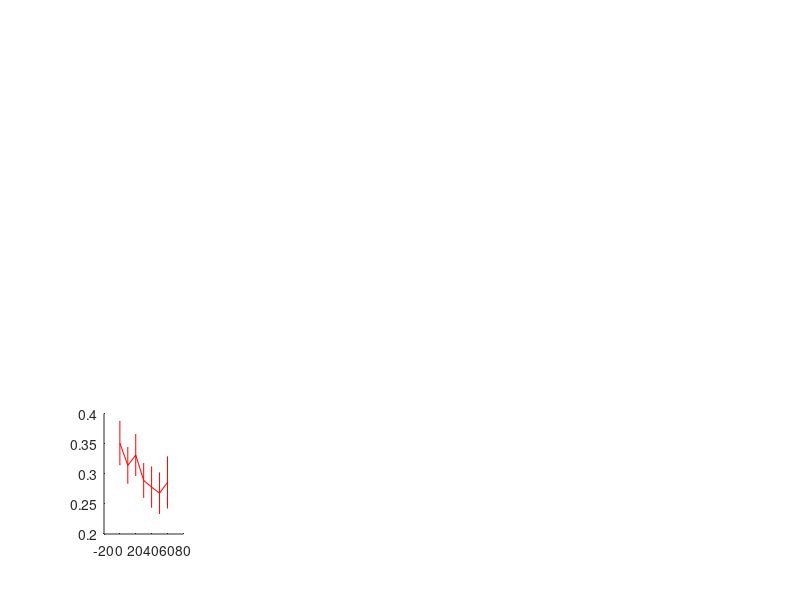

The MATLAB script that drew this image: (Note: this script raises an error after producing the figure.)
%%% Producing Figure 4.7 in the thesis, chapter 4

%%% Pathogen extinction time plots with error bars, for varying model
%%% parameters

%%% This script is used in conjuction with the similarly named script found
%%% for SIR

%%% Run the SIR script followed by this

z = 1.96;    %95% confidence interval
bF = 0:10:60;
bD = (0:6)/20;
gam = 5:5:80;
kap = 10:10:160;
eps = 0:0.05:1;
T = 500;

%%%plots 1-6 varying betaF: ODD (c=0,epsilon=0.5) EVEN (c=0.5,epsilon=0.5)
%%% 7-12 varying betaD: ODD (c=0,epsilon=0.5) EVEN (c=0.5,epsilon=0.5)
%%% 13-18 varying gamma: ODD (c=0,epsilon=0.5) EVEN (c=0.5,epsilon=0.5)
%%% 19-24 varying kappa: ODD (c=0,epsilon=0.5) EVEN (c=0.5,epsilon=0.5)
%%% 25-27 varying epsilon: C=0.5

%% #1:                      beta_F

load('SICRc0Eps05betaFAlpha80it100t500.mat')
sz = size(minorextinct);
avgmin = zeros(1, sz(2)); 
cimin = zeros(1, sz(2));
for i = 1:sz(2)
    nzmin = nonzeros(minorextinct(:,i));  %all nonzero extinction times from a minor outbreak
    
    up2 = find(nzmin > T); %ignoring all extinction times greater than T
    nzmin(up2) = [];
   
    if length(nzmin) > 0.5*sz(1)  %finding the mean and CI for minor outbreaks
        avgmin(i) = mean(nzmin);
        cimin(i) = z*std(nzmin)/sqrt(length(nzmin));
    end
end
g = find(avgmin>0);

subplot(3,5,11)
if isempty(g) == 0
    errorbar(bF(g), avgmin(g), cimin(g), 'r-', 'LineWidth', 0.5)
    hold on
end
ylim([0 4])
xticks([0 20 40 60])
xlabel('\beta_F', 'FontSize',15)
hold on

%% #2
load('SICRc05betaFAlpha80it100t500.mat')
sz = size(minorextinct);
avgmin = zeros(1, sz(2)); 
cimin = zeros(1, sz(2));
for i = 1:sz(2)
    nzmin = nonzeros(minorextinct(:,i));  %all nonzero extinction times from a minor outbreak
    
    up2 = find(nzmin > T); %ignoring all extinction times greater than T
    nzmin(up2) = [];
   
    if length(nzmin) > 0.5*sz(1)  %finding the mean and CI for minor outbreaks
        avgmin(i) = mean(nzmin);
        cimin(i) = z*std(nzmin)/sqrt(length(nzmin));
    end
end
g = find(avgmin>0);

subplot(3,5,11)
if isempty(g) == 0
    errorbar(bF(g), avgmin(g), cimin(g), 'b-', 'LineWidth', 0.5)
    hold on
end
ylim([0 4])
xticks([0 20 40 60])
hold off



%% #3
load('SICRc0Eps05betaFAlpha40it100t500.mat')
sz = size(minorextinct);
avgmin = zeros(1, sz(2)); 
cimin = zeros(1, sz(2));
for i = 1:sz(2)
    nzmin = nonzeros(minorextinct(:,i));  %all nonzero extinction times from a minor outbreak
    
    up2 = find(nzmin > T); %ignoring all extinction times greater than T
    nzmin(up2) = [];
   
    if length(nzmin) > 0.5*sz(1)  %finding the mean and CI for minor outbreaks
        avgmin(i) = mean(nzmin);
        cimin(i) = z*std(nzmin)/sqrt(length(nzmin));
    end
end
g = find(avgmin>0);

subplot(3,5,6)
if isempty(g) == 0
    errorbar(bF(g), avgmin(g), cimin(g), 'r-', 'LineWidth', 0.5)
    hold on
end
ylim([0 4])
xticks([0 20 40 60])
xticklabels([])
ylabel({'Mean time to pathogen extinction, \tau',''},'FontSize',18)
hold on

%% #4
load('SICRc05betaFAlpha40it100t500.mat')
sz = size(minorextinct);
avgmin = zeros(1, sz(2)); 
cimin = zeros(1, sz(2));
for i = 1:sz(2)
    nzmin = nonzeros(minorextinct(:,i));  %all nonzero extinction times from a minor outbreak
    
    up2 = find(nzmin > T); %ignoring all extinction times greater than T
    nzmin(up2) = [];
   
    if length(nzmin) > 0.5*sz(1)  %finding the mean and CI for minor outbreaks
        avgmin(i) = mean(nzmin);
        cimin(i) = z*std(nzmin)/sqrt(length(nzmin));
    end
end
g = find(avgmin>0);

subplot(3,5,6)
if isempty(g) == 0
    errorbar(bF(g), avgmin(g), cimin(g), 'b-', 'LineWidth', 0.5)
    hold on
end
ylim([0 4])
xticks([0 20 40 60])
xticklabels([])
hold on


%% #5
load('SICRc0Eps05betaFAlpha1it100t500.mat')
sz = size(minorextinct);
avgmin = zeros(1, sz(2)); 
cimin = zeros(1, sz(2));
for i = 1:sz(2)
    nzmin = nonzeros(minorextinct(:,i));  %all nonzero extinction times from a minor outbreak
    
    up2 = find(nzmin > T); %ignoring all extinction times greater than T
    nzmin(up2) = [];
   
    if length(nzmin) > 0.5*sz(1)  %finding the mean and CI for minor outbreaks
        avgmin(i) = mean(nzmin);
        cimin(i) = z*std(nzmin)/sqrt(length(nzmin));
    end
end
g = find(avgmin>0);

subplot(3,5,1)
if isempty(g) == 0
    errorbar(bF(g), avgmin(g), cimin(g), 'r-', 'LineWidth', 0.5)
    hold on
end
ylim([0 4])
xticks([0 20 40 60])
xticklabels([])
hold on

%% #6
load('SICRc05betaFAlpha1it100t500.mat')
sz = size(minorextinct);
avgmin = zeros(1, sz(2)); 
cimin = zeros(1, sz(2));
for i = 1:sz(2)
    nzmin = nonzeros(minorextinct(:,i));  %all nonzero extinction times from a minor outbreak
    
    up2 = find(nzmin > T); %ignoring all extinction times greater than T
    nzmin(up2) = [];
   
    if length(nzmin) > 0.5*sz(1)  %finding the mean and CI for minor outbreaks
        avgmin(i) = mean(nzmin);
        cimin(i) = z*std(nzmin)/sqrt(length(nzmin));
    end
end
g = find(avgmin>0);

subplot(3,5,1)
if isempty(g) == 0
    errorbar(bF(g), avgmin(g), cimin(g), 'b-', 'LineWidth', 0.5)
    hold on
end
ylim([0 4])
xticks([0 20 40 60])
xticklabels([])
hold on

%% #7                           Beta_D
load('SICRc0Eps05betaDAlpha80it100t500.mat')
sz = size(minorextinct);
avgmin = zeros(1, sz(2));
cimin = zeros(1, sz(2));  
for i = 1:sz(2)
    nzmin = nonzeros(minorextinct(:,i));  %all nonzero extinction times from a minor outbreak

    up2 = find(nzmin > T); %ignoring all extinction times greater than T
    nzmin(up2) = [];    

    if length(nzmin) > 0.5*sz(1)  %finding the mean and CI for minor outbreaks
        avgmin(i) = mean(nzmin);
        cimin(i) = z*std(nzmin)/sqrt(length(nzmin));
    end
end
g = find(avgmin>0);

subplot(3,5,12)
if isempty(g) == 0
    errorbar(bD(g), avgmin(g), cimin(g), 'r-', 'LineWidth', 0.5)
    hold on
end
ylim([0 4])
xlim([0.05 0.3])
xticks([0.1 0.2 0.3])
xlabel('\beta_D', 'FontSize',15)

%% #8 
load('SICRc05betaDAlpha80it100t500.mat')
sz = size(minorextinct);
avgmin = zeros(1, sz(2));
cimin = zeros(1, sz(2));  
for i = 1:sz(2)
    nzmin = nonzeros(minorextinct(:,i));  %all nonzero extinction times from a minor outbreak

    up2 = find(nzmin > T); %ignoring all extinction times greater than T
    nzmin(up2) = [];    

    if length(nzmin) > 0.5*sz(1)  %finding the mean and CI for minor outbreaks
        avgmin(i) = mean(nzmin);
        cimin(i) = z*std(nzmin)/sqrt(length(nzmin));
    end
end
g = find(avgmin>0);

subplot(3,5,12)
if isempty(g) == 0
    errorbar(bD(g), avgmin(g), cimin(g), 'b-', 'LineWidth', 0.5)
    hold on
end
ylim([0 4])
xlim([0.05 0.3])
xticks([0.1 0.2 0.3])


%% #9 
load('SICRc0Eps05betaDAlpha40it100t500.mat')
sz = size(minorextinct);
avgmin = zeros(1, sz(2));
cimin = zeros(1, sz(2));  
for i = 1:sz(2)
    nzmin = nonzeros(minorextinct(:,i));  %all nonzero extinction times from a minor outbreak

    up2 = find(nzmin > T); %ignoring all extinction times greater than T
    nzmin(up2) = [];    

    if length(nzmin) > 0.5*sz(1)  %finding the mean and CI for minor outbreaks
        avgmin(i) = mean(nzmin);
        cimin(i) = z*std(nzmin)/sqrt(length(nzmin));
    end
end
g = find(avgmin>0);

subplot(3,5,7)
if isempty(g) == 0
    errorbar(bD(g), avgmin(g), cimin(g), 'r-', 'LineWidth', 0.5)
    hold on
end
ylim([0 4])
xlim([0.05 0.3])
xticks([0.1 0.2 0.3])
xticklabels([])

%% #10 
load('SICRc05betaDAlpha40it100t500.mat')
sz = size(minorextinct);
avgmin = zeros(1, sz(2));
cimin = zeros(1, sz(2));  
for i = 1:sz(2)
    nzmin = nonzeros(minorextinct(:,i));  %all nonzero extinction times from a minor outbreak

    up2 = find(nzmin > T); %ignoring all extinction times greater than T
    nzmin(up2) = [];    

    if length(nzmin) > 0.5*sz(1)  %finding the mean and CI for minor outbreaks
        avgmin(i) = mean(nzmin);
        cimin(i) = z*std(nzmin)/sqrt(length(nzmin));
    end
end
g = find(avgmin>0);

subplot(3,5,7)
if isempty(g) == 0
    errorbar(bD(g), avgmin(g), cimin(g), 'b-', 'LineWidth', 0.5)
    hold on
end
ylim([0 4])
xlim([0.05 0.3])
xticks([0.1 0.2 0.3])
xticklabels([])



%% #11 
load('SICRc0Eps05betaDAlpha1it100t500.mat')
sz = size(minorextinct);
avgmin = zeros(1, sz(2));
cimin = zeros(1, sz(2));  
for i = 1:sz(2)
    nzmin = nonzeros(minorextinct(:,i));  %all nonzero extinction times from a minor outbreak

    up2 = find(nzmin > T); %ignoring all extinction times greater than T
    nzmin(up2) = [];    

    if length(nzmin) > 0.5*sz(1)  %finding the mean and CI for minor outbreaks
        avgmin(i) = mean(nzmin);
        cimin(i) = z*std(nzmin)/sqrt(length(nzmin));
    end
end
g = find(avgmin>0);

subplot(3,5,2)
if isempty(g) == 0
    errorbar(bD(g), avgmin(g), cimin(g), 'r-', 'LineWidth', 0.5)
    hold on
end
ylim([0 4])
xlim([0.05 0.3])
xticks([0.1 0.2 0.3])
xticklabels([])

%% #12 
load('SICRc05betaDAlpha1it100t500.mat')
sz = size(minorextinct);
avgmin = zeros(1, sz(2));
cimin = zeros(1, sz(2));  
for i = 1:sz(2)
    nzmin = nonzeros(minorextinct(:,i));  %all nonzero extinction times from a minor outbreak

    up2 = find(nzmin > T); %ignoring all extinction times greater than T
    nzmin(up2) = [];    

    if length(nzmin) > 0.5*sz(1)  %finding the mean and CI for minor outbreaks
        avgmin(i) = mean(nzmin);
        cimin(i) = z*std(nzmin)/sqrt(length(nzmin));
    end
end
g = find(avgmin>0);

subplot(3,5,2)
if isempty(g) == 0
    errorbar(bD(g), avgmin(g), cimin(g), 'b-', 'LineWidth', 0.5)
    hold on
end
ylim([0 4])
xlim([0.05 0.3])
xticks([0.1 0.2 0.3])
xticklabels([])

%% #13                              Gamma
load('SICRc0Eps05gammaAlpha80it100t500.mat')
sz = size(minorextinct);
avgmin = zeros(1, sz(2));
cimin = zeros(1, sz(2)); 
for i = 1:sz(2)
    nzmin = nonzeros(minorextinct(:,i));  %all nonzero extinction times from a minor outbreak
    
    up2 = find(nzmin > T); %ignoring all extinction times greater than T
    nzmin(up2) = [];

    if length(nzmin) > 0.5*sz(1)  %finding the mean and CI for minor outbreaks
        avgmin(i) = mean(nzmin);
        cimin(i) = z*std(nzmin)/sqrt(length(nzmin));
    end
end
g = find(avgmin>0);

subplot(3,5,13)
if isempty(g) == 0
    errorbar(gam(g), avgmin(g), cimin(g), 'r-', 'LineWidth', 0.5)
    hold on
end
ylim([0 5])
xlim([0 80])
xticks([0 20 40 60 80])
xlabel('\gamma', 'FontSize',15)

%% #14
load('SICRc05gammaAlpha80it100t500.mat')
sz = size(minorextinct);
avgmin = zeros(1, sz(2));
cimin = zeros(1, sz(2)); 
for i = 1:sz(2)
    nzmin = nonzeros(minorextinct(:,i));  %all nonzero extinction times from a minor outbreak
    
    up2 = find(nzmin > T); %ignoring all extinction times greater than T
    nzmin(up2) = [];

    if length(nzmin) > 0.5*sz(1)  %finding the mean and CI for minor outbreaks
        avgmin(i) = mean(nzmin);
        cimin(i) = z*std(nzmin)/sqrt(length(nzmin));
    end
end
g = find(avgmin>0);

subplot(3,5,13)
if isempty(g) == 0
    errorbar(gam(g), avgmin(g), cimin(g), 'b-', 'LineWidth', 0.5)
    hold on
end
ylim([0 5])
xlim([0 80])
xticks([0 20 40 60 80])

%% #15
load('SICRc0Eps05gammaAlpha40it100t500.mat')
sz = size(minorextinct);
avgmin = zeros(1, sz(2));
cimin = zeros(1, sz(2)); 
for i = 1:sz(2)
    nzmin = nonzeros(minorextinct(:,i));  %all nonzero extinction times from a minor outbreak
    
    up2 = find(nzmin > T); %ignoring all extinction times greater than T
    nzmin(up2) = [];

    if length(nzmin) > 0.5*sz(1)  %finding the mean and CI for minor outbreaks
        avgmin(i) = mean(nzmin);
        cimin(i) = z*std(nzmin)/sqrt(length(nzmin));
    end
end
g = find(avgmin>0);

subplot(3,5,8)
if isempty(g) == 0
    errorbar(gam(g), avgmin(g), cimin(g), 'r-', 'LineWidth', 0.5)
    hold on
end
ylim([0 5])
xlim([0 80])
xticks([0 20 40 60 80])
xticklabels([])

%% #16
load('SICRc05gammaAlpha40it100t500.mat')
sz = size(minorextinct);
avgmin = zeros(1, sz(2));
cimin = zeros(1, sz(2)); 
for i = 1:sz(2)
    nzmin = nonzeros(minorextinct(:,i));  %all nonzero extinction times from a minor outbreak
    
    up2 = find(nzmin > T); %ignoring all extinction times greater than T
    nzmin(up2) = [];

    if length(nzmin) > 0.5*sz(1)  %finding the mean and CI for minor outbreaks
        avgmin(i) = mean(nzmin);
        cimin(i) = z*std(nzmin)/sqrt(length(nzmin));
    end
end
g = find(avgmin>0);

subplot(3,5,8)
if isempty(g) == 0
    errorbar(gam(g), avgmin(g), cimin(g), 'b-', 'LineWidth', 0.5)
    hold on
end
ylim([0 5])
xlim([0 80])
xticks([0 20 40 60 80])
xticklabels([])

%% #17
load('SICRc0Eps05gammaAlpha1it100t500.mat')
sz = size(minorextinct);
avgmin = zeros(1, sz(2));
cimin = zeros(1, sz(2)); 
for i = 1:sz(2)
    nzmin = nonzeros(minorextinct(:,i));  %all nonzero extinction times from a minor outbreak
    
    up2 = find(nzmin > T); %ignoring all extinction times greater than T
    nzmin(up2) = [];

    if length(nzmin) > 0.5*sz(1)  %finding the mean and CI for minor outbreaks
        avgmin(i) = mean(nzmin);
        cimin(i) = z*std(nzmin)/sqrt(length(nzmin));
    end
end
g = find(avgmin>0);

subplot(3,5,3)
if isempty(g) == 0
    errorbar(gam(g), avgmin(g), cimin(g), 'r-', 'LineWidth', 0.5)
    hold on
end
ylim([0 5])
xlim([0 80])
xticks([0 20 40 60 80])
xticklabels([])

%% #18
load('SICRc05gammaAlpha1it100t500.mat')
sz = size(minorextinct);
avgmin = zeros(1, sz(2));
cimin = zeros(1, sz(2)); 
for i = 1:sz(2)
    nzmin = nonzeros(minorextinct(:,i));  %all nonzero extinction times from a minor outbreak
    
    up2 = find(nzmin > T); %ignoring all extinction times greater than T
    nzmin(up2) = [];

    if length(nzmin) > 0.5*sz(1)  %finding the mean and CI for minor outbreaks
        avgmin(i) = mean(nzmin);
        cimin(i) = z*std(nzmin)/sqrt(length(nzmin));
    end
end
g = find(avgmin>0);

subplot(3,5,3)
if isempty(g) == 0
    errorbar(gam(g), avgmin(g), cimin(g), 'b-', 'LineWidth', 0.5)
    hold on
end
ylim([0 5])
xlim([0 80])
xticks([0 20 40 60 80])
xticklabels([])

%% #19                               Kappa
load('SICRc0Eps05kappaAlpha80it100t500.mat')
sz = size(minorextinct);
avgmin = zeros(1, sz(2));
cimin = zeros(1, sz(2)); 
for i = 1:sz(2)
    nzmin = nonzeros(minorextinct(:,i));  %all nonzero extinction times from a minor outbreak
    
    up2 = find(nzmin > T); %ignoring all extinction times greater than T
    nzmin(up2) = [];

    if length(nzmin) > 0.5*sz(1)  %finding the mean and CI for minor outbreaks
        avgmin(i) = mean(nzmin);
        cimin(i) = z*std(nzmin)/sqrt(length(nzmin));
    end
end
g = find(avgmin>0);

subplot(3,5,14)
if isempty(g) == 0
    errorbar(kap(g), avgmin(g), cimin(g), 'r-', 'LineWidth', 0.5)
    hold on
end
ylim([0 5])
xlim([0 160])
xticks([0 40 80 120 160])
xlabel('\kappa', 'FontSize',15)

%% #20
load('SICRc05kappaAlpha80it100t500.mat')
sz = size(minorextinct);
avgmin = zeros(1, sz(2));
cimin = zeros(1, sz(2)); 
for i = 1:sz(2)
    nzmin = nonzeros(minorextinct(:,i));  %all nonzero extinction times from a minor outbreak
    
    up2 = find(nzmin > T); %ignoring all extinction times greater than T
    nzmin(up2) = [];

    if length(nzmin) > 0.5*sz(1)  %finding the mean and CI for minor outbreaks
        avgmin(i) = mean(nzmin);
        cimin(i) = z*std(nzmin)/sqrt(length(nzmin));
    end
end
g = find(avgmin>0);

subplot(3,5,14)
if isempty(g) == 0
    errorbar(kap(g), avgmin(g), cimin(g), 'b-', 'LineWidth', 0.5)
    hold on
end
ylim([0 5])
xlim([0 160])
xticks([0 40 80 120 160])

%% #21
load('SICRc0Eps05kappaAlpha40it100t500.mat')
sz = size(minorextinct);
avgmin = zeros(1, sz(2));
cimin = zeros(1, sz(2)); 
for i = 1:sz(2)
    nzmin = nonzeros(minorextinct(:,i));  %all nonzero extinction times from a minor outbreak
    
    up2 = find(nzmin > T); %ignoring all extinction times greater than T
    nzmin(up2) = [];

    if length(nzmin) > 0.5*sz(1)  %finding the mean and CI for minor outbreaks
        avgmin(i) = mean(nzmin);
        cimin(i) = z*std(nzmin)/sqrt(length(nzmin));
    end
end
g = find(avgmin>0);

subplot(3,5,9)
if isempty(g) == 0
    errorbar(kap(g), avgmin(g), cimin(g), 'r-', 'LineWidth', 0.5)
    hold on
end
ylim([0 5])
xlim([0 160])
xticks([0 40 80 120 160])
xticklabels([])

%% #22
load('SICRc05kappaAlpha40it100t500.mat')
sz = size(minorextinct);
avgmin = zeros(1, sz(2));
cimin = zeros(1, sz(2)); 
for i = 1:sz(2)
    nzmin = nonzeros(minorextinct(:,i));  %all nonzero extinction times from a minor outbreak
    
    up2 = find(nzmin > T); %ignoring all extinction times greater than T
    nzmin(up2) = [];

    if length(nzmin) > 0.5*sz(1)  %finding the mean and CI for minor outbreaks
        avgmin(i) = mean(nzmin);
        cimin(i) = z*std(nzmin)/sqrt(length(nzmin));
    end
end
g = find(avgmin>0);

subplot(3,5,9)
if isempty(g) == 0
    errorbar(kap(g), avgmin(g), cimin(g), 'b-', 'LineWidth', 0.5)
    hold on
end
ylim([0 5])
xlim([0 160])
xticks([0 40 80 120 160])
xticklabels([])

%% #23
load('SICRc0Eps05kappaAlpha1it100t500.mat')
sz = size(minorextinct);
avgmin = zeros(1, sz(2));
cimin = zeros(1, sz(2)); 
for i = 1:sz(2)
    nzmin = nonzeros(minorextinct(:,i));  %all nonzero extinction times from a minor outbreak
    
    up2 = find(nzmin > T); %ignoring all extinction times greater than T
    nzmin(up2) = [];

    if length(nzmin) > 0.5*sz(1)  %finding the mean and CI for minor outbreaks
        avgmin(i) = mean(nzmin);
        cimin(i) = z*std(nzmin)/sqrt(length(nzmin));
    end
end
g = find(avgmin>0);

subplot(3,5,4)
if isempty(g) == 0
    errorbar(kap(g), avgmin(g), cimin(g), 'r-', 'LineWidth', 0.5)
    hold on
end
ylim([0 5])
xlim([0 160])
xticks([0 40 80 120 160])
xticklabels([])

%% #24
load('SICRc05kappaAlpha1it100t500.mat')
sz = size(minorextinct);
avgmin = zeros(1, sz(2));
cimin = zeros(1, sz(2)); 
for i = 1:sz(2)
    nzmin = nonzeros(minorextinct(:,i));  %all nonzero extinction times from a minor outbreak
    
    up2 = find(nzmin > T); %ignoring all extinction times greater than T
    nzmin(up2) = [];

    if length(nzmin) > 0.5*sz(1)  %finding the mean and CI for minor outbreaks
        avgmin(i) = mean(nzmin);
        cimin(i) = z*std(nzmin)/sqrt(length(nzmin));
    end
end
g = find(avgmin>0);

subplot(3,5,4)
if isempty(g) == 0
    errorbar(kap(g), avgmin(g), cimin(g), 'b-', 'LineWidth', 0.5)
    hold on
end
ylim([0 5])
xlim([0 160])
xticks([0 40 80 120 160])
xticklabels([])

%% #25                               Epsilon
T=1000;
load('SICRc05epsilonAlpha80it100t1000.mat')
sz = size(minorextinct);
avgmin = zeros(1, sz(2));
cimin = zeros(1, sz(2)); 
for i = 1:sz(2)
    nzmin = nonzeros(minorextinct(:,i));  %all nonzero extinction times from a minor outbreak
    
    up2 = find(nzmin > T); %ignoring all extinction times greater than T
    nzmin(up2) = [];

    if length(nzmin) > 0.5*sz(1)  %finding the mean and CI for minor outbreaks
        avgmin(i) = mean(nzmin);
        cimin(i) = z*std(nzmin)/sqrt(length(nzmin));
    end
end
g = find(avgmin>0);

subplot(3,5,15)
if isempty(g) == 0
    errorbar(eps(g), avgmin(g), cimin(g), 'b-', 'LineWidth', 0.5)
    hold on
end
ylim([0 2])
xlim([0 1])
xticks([0 0.5 1])
xlabel('\epsilon', 'FontSize',15)

%% #26
load('SICRc05epsilonAlpha40it100t1000.mat')
sz = size(minorextinct);
avgmin = zeros(1, sz(2));
cimin = zeros(1, sz(2)); 
for i = 1:sz(2)
    nzmin = nonzeros(minorextinct(:,i));  %all nonzero extinction times from a minor outbreak
    
    up2 = find(nzmin > T); %ignoring all extinction times greater than T
    nzmin(up2) = [];

    if length(nzmin) > 0.5*sz(1)  %finding the mean and CI for minor outbreaks
        avgmin(i) = mean(nzmin);
        cimin(i) = z*std(nzmin)/sqrt(length(nzmin));
    end
end
g = find(avgmin>0);

subplot(3,5,10)
if isempty(g) == 0
    errorbar(eps(g), avgmin(g), cimin(g), 'b-', 'LineWidth', 0.5)
    hold on
end
ylim([0 2])
xlim([0 1])
xticks([0 0.5 1])
xticklabels([])

%% #27
load('SICRc05epsilonAlpha1it100t500.mat')
sz = size(minorextinct);
avgmin = zeros(1, sz(2));
cimin = zeros(1, sz(2)); 
for i = 1:sz(2)
    nzmin = nonzeros(minorextinct(:,i));  %all nonzero extinction times from a minor outbreak
    
    up2 = find(nzmin > T); %ignoring all extinction times greater than T
    nzmin(up2) = [];

    if length(nzmin) > 0.5*sz(1)  %finding the mean and CI for minor outbreaks
        avgmin(i) = mean(nzmin);
        cimin(i) = z*std(nzmin)/sqrt(length(nzmin));
    end
end
g = find(avgmin>0);

subplot(3,5,5)
if isempty(g) == 0
    errorbar(eps(g), avgmin(g), cimin(g), 'b-', 'LineWidth', 0.5)
    hold on
end
ylim([0 2])
xlim([0 1])
xticks([0 0.5 1])
xticklabels([])


%% Tightening of Plots

subplot(3,5,1)
set(gca, 'Position',[0.1 0.7 0.14 0.27])
str = 'A(i)';
dim = [.2 .93 .03 .03];
annotation('textbox', dim, 'String', str, 'FitBoxToText', 'off', 'EdgeColor', 'w');
subplot(3,5,6)
set(gca, 'Position',[0.1 0.4 0.14 0.27])
str = 'A(ii)';
dim = [.2 .63 .03 .03];
annotation('textbox', dim, 'String', str, 'FitBoxToText', 'off', 'EdgeColor', 'w');
subplot(3,5,11)
set(gca, 'Position',[0.1 0.1 0.14 0.27])
str = 'A(iii)';
dim = [.2 .33 .03 .03];
annotation('textbox', dim, 'String', str, 'FitBoxToText', 'off', 'EdgeColor', 'w');

subplot(3,5,2)
set(gca, 'Position',[0.28 0.7 0.14 0.27])
str = 'B(i)';
dim = [.38 .93 .03 .03];
annotation('textbox', dim, 'String', str, 'FitBoxToText', 'off', 'EdgeColor', 'w');
subplot(3,5,7)
set(gca, 'Position',[0.28 0.4 0.14 0.27])
str = 'B(ii)';
dim = [.38 .63 .03 .03];
annotation('textbox', dim, 'String', str, 'FitBoxToText', 'off', 'EdgeColor', 'w');
subplot(3,5,12)
set(gca, 'Position',[0.28 0.1 0.14 0.27])
str = 'B(iii)';
dim = [.38 .33 .03 .03];
annotation('textbox', dim, 'String', str, 'FitBoxToText', 'off', 'EdgeColor', 'w');

subplot(3,5,3)
set(gca, 'Position',[0.46 0.7 0.14 0.27])
str = 'C(i)';
dim = [.56 .93 .03 .03];
annotation('textbox', dim, 'String', str, 'FitBoxToText', 'off', 'EdgeColor', 'w');
subplot(3,5,8)
set(gca, 'Position',[0.46 0.4 0.14 0.27])
str = 'C(ii)';
dim = [.56 .63 .03 .03];
annotation('textbox', dim, 'String', str, 'FitBoxToText', 'off', 'EdgeColor', 'w');
subplot(3,5,13)
set(gca, 'Position',[0.46 0.1 0.14 0.27])
str = 'C(iii)';
dim = [.56 .33 .03 .03];
annotation('textbox', dim, 'String', str, 'FitBoxToText', 'off', 'EdgeColor', 'w');

subplot(3,5,4)
set(gca, 'Position',[0.64 0.7 0.14 0.27])
str = 'D(i)';
dim = [.74 .93 .03 .03];
annotation('textbox', dim, 'String', str, 'FitBoxToText', 'off', 'EdgeColor', 'w');
subplot(3,5,9)
set(gca, 'Position',[0.64 0.4 0.14 0.27])
str = 'D(ii)';
dim = [.74 .63 .03 .03];
annotation('textbox', dim, 'String', str, 'FitBoxToText', 'off', 'EdgeColor', 'w');
subplot(3,5,14)
set(gca, 'Position',[0.64 0.1 0.14 0.27])
str = 'D(iii)';
dim = [.74 .33 .03 .03];
annotation('textbox', dim, 'String', str, 'FitBoxToText', 'off', 'EdgeColor', 'w');

subplot(3,5,5)
set(gca, 'Position',[0.82 0.7 0.14 0.27])
str = 'E(i)';
dim = [.92 .93 .03 .03];
annotation('textbox', dim, 'String', str, 'FitBoxToText', 'off', 'EdgeColor', 'w');
subplot(3,5,10)
set(gca, 'Position',[0.82 0.4 0.14 0.27])
str = 'E(ii)';
dim = [.92 .63 .03 .03];
annotation('textbox', dim, 'String', str, 'FitBoxToText', 'off', 'EdgeColor', 'w');
subplot(3,5,15)
set(gca, 'Position',[0.82 0.1 0.14 0.27])
str = 'E(iii)';
dim = [.92 .33 .03 .03];
annotation('textbox', dim, 'String', str, 'FitBoxToText', 'off', 'EdgeColor', 'w');

